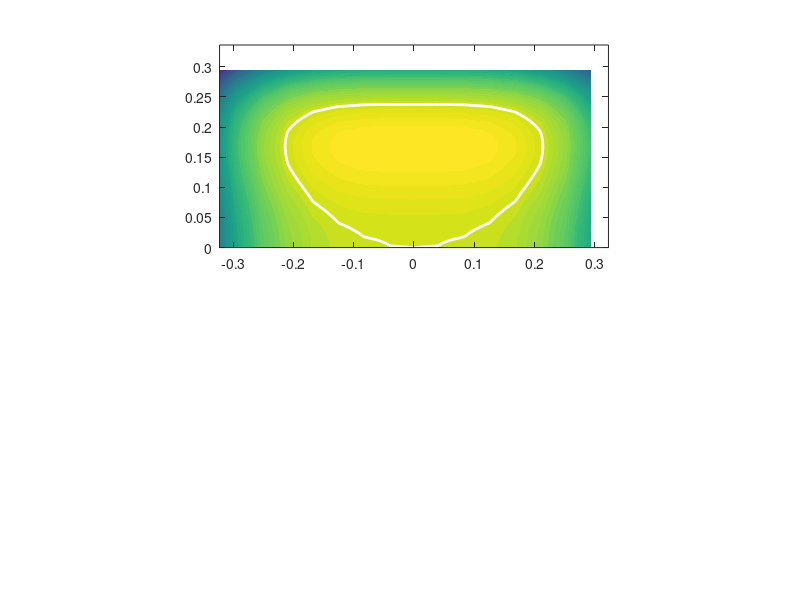

Write the MATLAB code that produced this figure. (Note: this script raises an error after producing the figure.)
clc, close all, clear all

%% Parameters

% Kuramoto
alphamax = 1.68e-1;
omegarmax = 2.67e-3;
betamax = 2.15e-1;

P = 2 * alphamax^2;
R = P^2/(4*omegarmax);
S  = omegarmax*R/betamax^4;
V  = 0.4;

% space discretisation
nqx =   96;
nqz =   16;
Lx  = 1000;
Lz  =  150;
Lf  =  200;


%% Grid
alpha0 = 2*pi / Lx;
ialpha = -floor(nqx/2):ceil(nqx/2-1)';
alpha  = alpha0 * ialpha;

beta0 = 2*pi / Lz;
ibeta = -floor(nqz/2):ceil(nqz/2-1)';
beta  = beta0 * ibeta;

[beta,alpha] = meshgrid(beta,alpha);


%% Dispersion relation
omegar = (P*(alpha.^2) - (alpha.^4 + S*beta.^4))/R;
omegai = V*alpha.*(1 + beta.^2/(8*P));


%% Plot
ax = [[-1 1]*1.5*betamax [0 1]*2*alphamax];
figure(1); clf;

subplot(2,1,1); contourf(beta(1,:),alpha(:,1),omegar,(-1:.01:1)*20*omegarmax,'LineColor','none'); hold on
                contour(beta(1,:),alpha(:,1),omegar,[0 0],'-w','Linewidth',2); hold off
                axis image; axis(ax); colorbar('EO');
                cax = caxis; caxis([-1 1]*max(cax));
                xlabel('\beta'); ylabel('\alpha'); title('\omega_r')

subplot(2,1,2); contourf(beta(1,:),alpha(:,1),omegai,(0:.1:1)*V*alphamax,'LineColor','none'); 
                axis image; colorbar('EO');
                cax = caxis; axis(ax); caxis([0 1]*max(abs(cax)));
                xlabel('\beta'); ylabel('\alpha'); title('\omega_r')